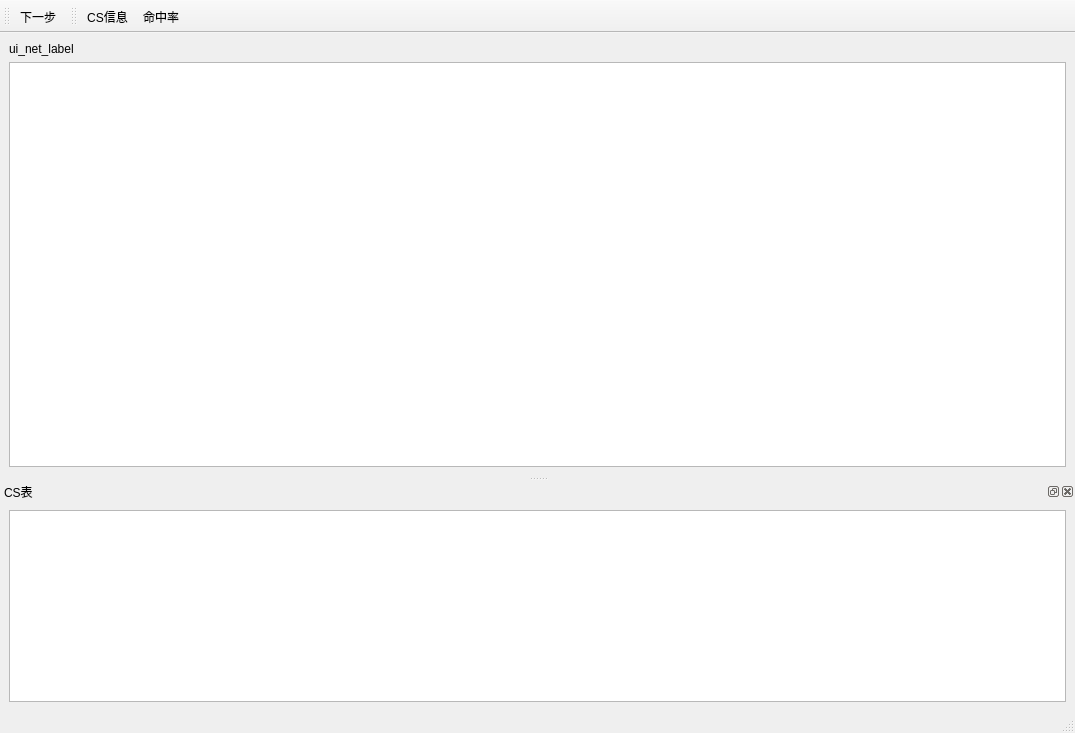
<?xml version="1.0" encoding="UTF-8"?>
<ui version="4.0">
 <class>main_window</class>
 <widget class="QMainWindow" name="main_window">
  <property name="geometry">
   <rect>
    <x>0</x>
    <y>0</y>
    <width>1075</width>
    <height>733</height>
   </rect>
  </property>
  <property name="windowTitle">
   <string>LICNsim</string>
  </property>
  <widget class="QWidget" name="central_widget">
   <layout class="QGridLayout" name="gridLayout">
    <item row="1" column="0">
     <widget class="NetView" name="ui_net_view">
      <property name="accessibleName">
       <string/>
      </property>
     </widget>
    </item>
    <item row="0" column="0">
     <widget class="QLabel" name="ui_net_label">
      <property name="text">
       <string>ui_net_label</string>
      </property>
     </widget>
    </item>
   </layout>
  </widget>
  <widget class="QMenuBar" name="menubar">
   <property name="geometry">
    <rect>
     <x>0</x>
     <y>0</y>
     <width>1075</width>
     <height>23</height>
    </rect>
   </property>
  </widget>
  <widget class="QStatusBar" name="statusbar"/>
  <widget class="QToolBar" name="toolbar_play">
   <property name="windowTitle">
    <string>播放工具栏</string>
   </property>
   <attribute name="toolBarArea">
    <enum>TopToolBarArea</enum>
   </attribute>
   <attribute name="toolBarBreak">
    <bool>false</bool>
   </attribute>
   <addaction name="action_step"/>
  </widget>
  <widget class="QDockWidget" name="dock">
   <property name="windowTitle">
    <string>CS表</string>
   </property>
   <attribute name="dockWidgetArea">
    <number>8</number>
   </attribute>
   <widget class="QWidget" name="dock_widget_contents">
    <layout class="QGridLayout" name="gridLayout_3">
     <item row="0" column="0">
      <widget class="CSTableWidget" name="dock_table"/>
     </item>
    </layout>
   </widget>
  </widget>
  <widget class="QToolBar" name="toolbar_view">
   <property name="windowTitle">
    <string>toolBar</string>
   </property>
   <attribute name="toolBarArea">
    <enum>TopToolBarArea</enum>
   </attribute>
   <attribute name="toolBarBreak">
    <bool>false</bool>
   </attribute>
   <addaction name="action_stores"/>
   <addaction name="action_hits"/>
  </widget>
  <action name="action_step">
   <property name="icon">
    <iconset>
     <normaloff>images/step.png</normaloff>images/step.png</iconset>
   </property>
   <property name="text">
    <string>下一步</string>
   </property>
  </action>
  <action name="action_node">
   <property name="icon">
    <iconset>
     <normaloff>images/node.png</normaloff>images/node.png</iconset>
   </property>
   <property name="text">
    <string>Node</string>
   </property>
  </action>
  <action name="action_egde">
   <property name="icon">
    <iconset>
     <normaloff>images/edge.png</normaloff>images/edge.png</iconset>
   </property>
   <property name="text">
    <string>Egde</string>
   </property>
  </action>
  <action name="action_stores">
   <property name="icon">
    <iconset>
     <normaloff>images/store.png</normaloff>images/store.png</iconset>
   </property>
   <property name="text">
    <string>CS信息</string>
   </property>
  </action>
  <action name="action_hits">
   <property name="icon">
    <iconset>
     <normaloff>images/hit.png</normaloff>images/hit.png</iconset>
   </property>
   <property name="text">
    <string>命中率</string>
   </property>
  </action>
 </widget>
 <customwidgets>
  <customwidget>
   <class>CSTableWidget</class>
   <extends>QTableWidget</extends>
   <header>visualizer</header>
   <slots>
    <slot>playStep()</slot>
   </slots>
  </customwidget>
  <customwidget>
   <class>NetView</class>
   <extends>QGraphicsView</extends>
   <header>visualizer</header>
   <slots>
    <signal>setLabelText(QString)</signal>
    <slot>viewStores()</slot>
    <slot>viewHits()</slot>
   </slots>
  </customwidget>
 </customwidgets>
 <resources/>
 <connections>
  <connection>
   <sender>action_step</sender>
   <signal>triggered()</signal>
   <receiver>main_window</receiver>
   <slot>playSteps()</slot>
   <hints>
    <hint type="sourcelabel">
     <x>-1</x>
     <y>-1</y>
    </hint>
    <hint type="destinationlabel">
     <x>537</x>
     <y>366</y>
    </hint>
   </hints>
  </connection>
  <connection>
   <sender>action_stores</sender>
   <signal>triggered()</signal>
   <receiver>ui_net_view</receiver>
   <slot>viewStores()</slot>
   <hints>
    <hint type="sourcelabel">
     <x>-1</x>
     <y>-1</y>
    </hint>
    <hint type="destinationlabel">
     <x>537</x>
     <y>265</y>
    </hint>
   </hints>
  </connection>
  <connection>
   <sender>action_hits</sender>
   <signal>triggered()</signal>
   <receiver>ui_net_view</receiver>
   <slot>viewHits()</slot>
   <hints>
    <hint type="sourcelabel">
     <x>-1</x>
     <y>-1</y>
    </hint>
    <hint type="destinationlabel">
     <x>537</x>
     <y>265</y>
    </hint>
   </hints>
  </connection>
  <connection>
   <sender>ui_net_view</sender>
   <signal>setLabelText(QString)</signal>
   <receiver>ui_net_label</receiver>
   <slot>setText(QString)</slot>
   <hints>
    <hint type="sourcelabel">
     <x>537</x>
     <y>274</y>
    </hint>
    <hint type="destinationlabel">
     <x>537</x>
     <y>71</y>
    </hint>
   </hints>
  </connection>
 </connections>
 <slots>
  <slot>playSteps()</slot>
 </slots>
</ui>
